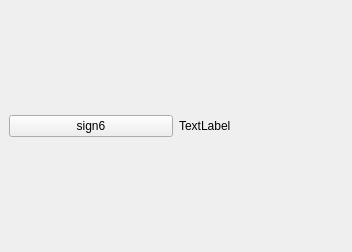
<?xml version="1.0" encoding="UTF-8"?>
<ui version="4.0">
 <class>MainWindowDesign</class>
 <widget class="QMainWindow" name="MainWindowDesign">
  <property name="geometry">
   <rect>
    <x>0</x>
    <y>0</y>
    <width>352</width>
    <height>252</height>
   </rect>
  </property>
  <property name="windowTitle">
   <string>QRosApp</string>
  </property>
  <property name="windowIcon">
   <iconset resource="../resources/images.qrc">
    <normaloff>:/images/icon.png</normaloff>:/images/icon.png</iconset>
  </property>
  <property name="locale">
   <locale language="English" country="Australia"/>
  </property>
  <widget class="QWidget" name="centralwidget">
   <layout class="QHBoxLayout">
    <item>
     <widget class="QPushButton" name="pushButton">
      <property name="text">
       <string>sign6</string>
      </property>
     </widget>
    </item>
    <item>
     <widget class="QLabel" name="label_4">
      <property name="text">
       <string>TextLabel</string>
      </property>
     </widget>
    </item>
   </layout>
  </widget>
  <widget class="QMenuBar" name="menubar">
   <property name="geometry">
    <rect>
     <x>0</x>
     <y>0</y>
     <width>352</width>
     <height>22</height>
    </rect>
   </property>
  </widget>
  <action name="action_Quit">
   <property name="text">
    <string>&amp;Quit</string>
   </property>
   <property name="shortcut">
    <string>Ctrl+Q</string>
   </property>
   <property name="shortcutContext">
    <enum>Qt::ApplicationShortcut</enum>
   </property>
  </action>
  <action name="action_Preferences">
   <property name="text">
    <string>&amp;Preferences</string>
   </property>
  </action>
  <action name="actionAbout">
   <property name="text">
    <string>&amp;About</string>
   </property>
  </action>
  <action name="actionAbout_Qt">
   <property name="text">
    <string>About &amp;Qt</string>
   </property>
  </action>
 </widget>
 <resources>
  <include location="../resources/images.qrc"/>
 </resources>
 <connections>
  <connection>
   <sender>action_Quit</sender>
   <signal>triggered()</signal>
   <receiver>MainWindowDesign</receiver>
   <slot>close()</slot>
   <hints>
    <hint type="sourcelabel">
     <x>-1</x>
     <y>-1</y>
    </hint>
    <hint type="destinationlabel">
     <x>399</x>
     <y>299</y>
    </hint>
   </hints>
  </connection>
 </connections>
</ui>
